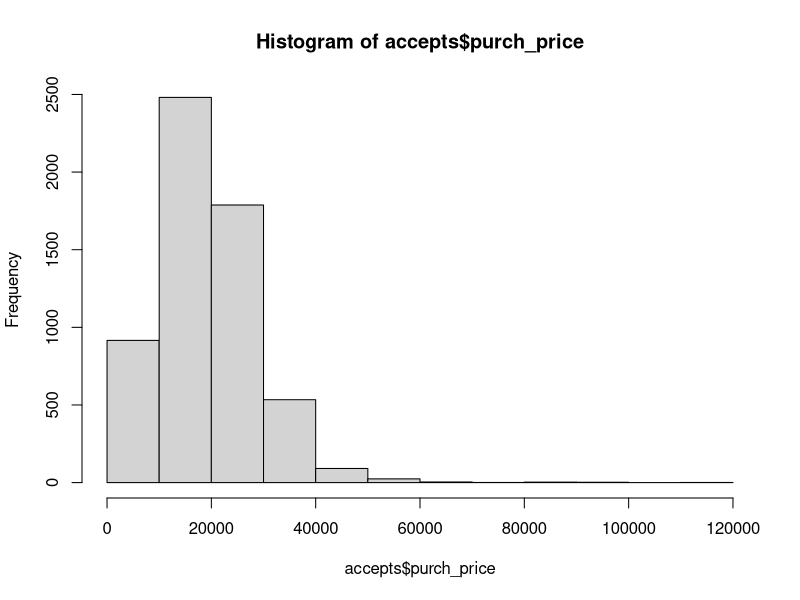
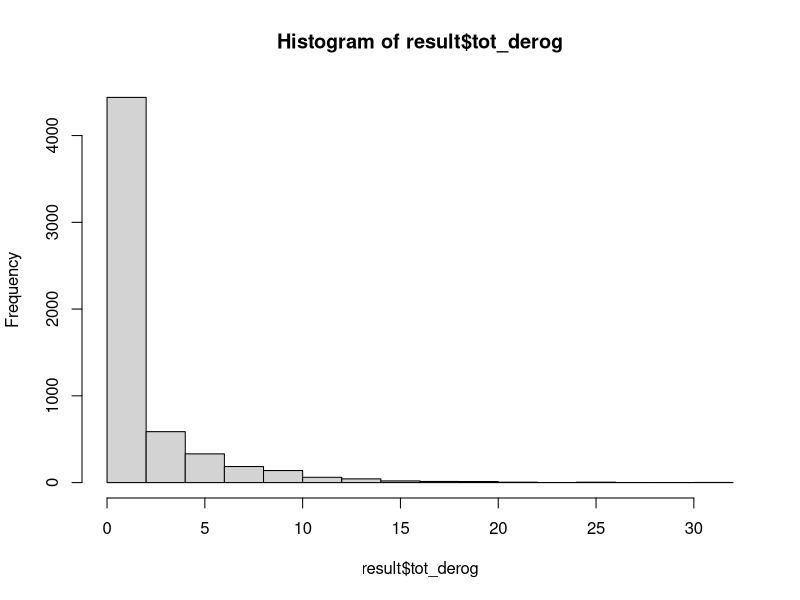

Here is the R script that generated these plots, in order: (Note: this script raises an error after producing the figures.)
#*********************************************************************************************/
##读取数据
setwd('D:\\R_edu\\data')
accepts<-read.csv("accepts.csv")
###数据集描述与属性说明###：
##数据说明：本数据是一份汽车贷款违约数据,因变量为是否违约(bad_ind)
##[T]因变量,[N]数值变量,[C]分类变量,[S]序数变量,[D]时间
##application_id	申请者ID
##account_number	帐户号
##[T]bad_ind	是否违约
##[D]vehicle_year	汽车购买时间
##[C]vehicle_make	汽车制造商
##[C]bankruptcy_ind	曾经破产标识
##[N]tot_derog	五年内信用不良事件数量(比如手机欠费消号)
##[N]tot_tr	全部帐户数量
##[N]age_oldest_tr	最久账号存续时间(月)
##[N]tot_open_tr	在使用帐户数量
##[N]tot_rev_tr	在使用可循环贷款帐户数量(比如信用卡)
##[N]tot_rev_debt	在使用可循环贷款帐户余额(比如信用卡欠款)
##[N]tot_rev_line	可循环贷款帐户限额(信用卡授权额度)
##[N]rev_util	可循环贷款帐户使用比例(余额/限额)
##[N]fico_score	FICO打分
##[N]purch_price	汽车购买金额(元)
##[N]msrp	建议售价
##[N]down_pyt	分期付款的首次交款
##[N]loan_term	贷款期限(月)
##[N]loan_amt	贷款金额
##[N]ltv	贷款金额/建议售价*100
##[N]tot_income	月均收入(元)
##[N]veh_mileage	行使历程(Mile)
##[C]used_ind	是否使用
##[N]weight	样本权重

#*********************************************************************************************/
#4.6 脏数据或数据不正确
#发现脏数据或数据不正确
#要区分开错误数据和异常值：错误数据应该替换为缺失值，而异常数据应该使用盖帽法或分箱处理
summary(accepts$purch_price)
hist(accepts$purch_price)
quantile(accepts$purch_price, probs = c(0,0.01,0.25,0.75,0.99,1))
accepts[accepts$purch_price<100,]$purch_price<-NA

#4.7 数据重复
accepts$dup<-duplicated(accepts) #生成重复标识变量
accepts_dup<-accepts[accepts$dup==TRUE,] #把有重复的数据保存出来，以备核查
accepts_nodup1<-accepts[accepts$dup==FALSE,] #以下三种方式效果一样
accepts_nodup2<-accepts[!duplicated(accepts),] 
accepts_nodup3<-unique(accepts) 

accepts$dup1<-duplicated(accepts$account_number) #按照主键进行重复记录标识
accepts$dup1<-duplicated(accepts$fico_score) #这只是演示，没有实际意义

#4.8缺失值处理
summary(accepts)
##tot_derog	2、缺失代表无记录,使用均值或中位数填补
vmean<-mean(accepts$tot_derog,na.rm=TRUE)
accepts$tot_derog_empflag<-is.na(accepts$tot_derog)
accepts[is.na(accepts$tot_derog),]$tot_derog<-vmean

#其他有缺失变量请自行填补，找到一个有缺失的分类变量，使用众数进行填补

#多重插补：mice包中的mice函数，用于多重插补
library(mice)
#library(mitools)#该包用于多重插补方法的数据分析
#names(accepts)
#多重插补的处理有两个要点：1、被解释变量有缺失值的观测不能填补，只能删除；2、只对放入模型的解释变量进行插补。
y<-accepts[,c(1,2,3,25)]
x<-accepts[,c(-1,-2,-3,-25)]
imp<-mice(x,met="cart",m=1)#该方法只对数值变量进行插补，分类变量的缺失值保留
x_imp<-complete(imp)
result<-cbind(y,x_imp)
summary(result)
#summary(accepts)

#4.9噪声值处理
#4.9.1盖帽法
#整行去掉数据框里99%以上和1%以下的点
#result为进行多重插补后的数据，这只是为了保证数据没有缺失值。
summary(result$tot_derog)#盖帽法之前，查看数据情况
hist(result$tot_derog)
q1<-quantile(result$tot_derog, 0.01)
q99<-quantile(result$tot_derog, 0.99)
result[result$tot_derog<q1,]$tot_derog<-q1
result[result$tot_derog>q99,]$tot_derog<-q99
summary(result$tot_derog)#盖帽法之后，查看数据情况

#k-means聚类法、分箱（等深，等宽）、盖帽法

#4.9.2分箱法
#分箱法——等宽分箱
ewtd<-cut(result$age_oldest_tr,4)#这里以age_oldest_tr字段等宽分为4段
table(ewtd)
levels(ewtd)<-paste("L",0:3,sep="")#将连续变量转化成定序变量
result$age_oldest_tr_1<-ewtd
table(result$age_oldest_tr_1)
#accepts$age_oldest_tr_2<-tapply(orgDate1$age_oldest_tr,ewtd,mean)[ewtd]#使用箱均值进行光滑处理

#分箱法——等深分箱
parts<-4
xiaoz<-0.00001#极小值
eRat<-quantile(result$age_oldest_tr,probs = seq(0,1,1/parts))#这里以age_oldest_tr字段等比分为4段
table(eRat)
veRat<-mapply(function(x){
  for (i in 1:(parts-1)) 
  {
    if(x>=(eRat[i]-xiaoz)&x<eRat[i+1])
    {
      return(i)
    }
  }
  if(x+xiaoz>eRat[parts])
  {
    return(parts)
  }
  return(-1)
},result$age_oldest_tr)
table(veRat)
result$age_oldest_tr_3<-paste("L",veRat,sep="")#将连续变量转化成定序变量
table(result$age_oldest_tr_3)
#result$age_oldest_tr_4<-tapply(result$age_oldest_tr,result$age_oldest_tr_3,mean)[result$age_oldest_tr_3]#使用箱均值进行光滑处理
head(result)









